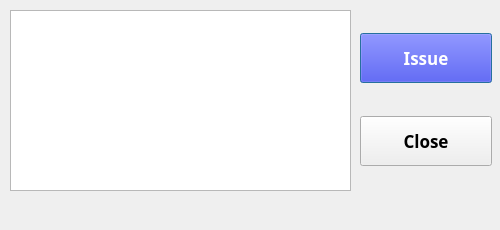
<?xml version="1.0" encoding="UTF-8"?>
<ui version="4.0">
 <class>issuebookdialog</class>
 <widget class="QDialog" name="issuebookdialog">
  <property name="geometry">
   <rect>
    <x>0</x>
    <y>0</y>
    <width>500</width>
    <height>230</height>
   </rect>
  </property>
  <property name="sizePolicy">
   <sizepolicy hsizetype="Fixed" vsizetype="Fixed">
    <horstretch>0</horstretch>
    <verstretch>0</verstretch>
   </sizepolicy>
  </property>
  <property name="minimumSize">
   <size>
    <width>500</width>
    <height>230</height>
   </size>
  </property>
  <property name="maximumSize">
   <size>
    <width>500</width>
    <height>230</height>
   </size>
  </property>
  <property name="font">
   <font>
    <family>Trebuchet MS</family>
    <pointsize>13</pointsize>
    <weight>75</weight>
    <bold>true</bold>
   </font>
  </property>
  <property name="windowTitle">
   <string>Issue Book</string>
  </property>
  <widget class="QListWidget" name="memlist">
   <property name="geometry">
    <rect>
     <x>10</x>
     <y>10</y>
     <width>341</width>
     <height>181</height>
    </rect>
   </property>
   <property name="font">
    <font>
     <family>Trebuchet MS</family>
     <pointsize>13</pointsize>
     <weight>50</weight>
     <bold>false</bold>
    </font>
   </property>
   <property name="editTriggers">
    <set>QAbstractItemView::NoEditTriggers</set>
   </property>
  </widget>
  <widget class="QLabel" name="issuelabel">
   <property name="geometry">
    <rect>
     <x>10</x>
     <y>200</y>
     <width>481</width>
     <height>22</height>
    </rect>
   </property>
   <property name="font">
    <font>
     <family>Trebuchet MS</family>
     <pointsize>13</pointsize>
     <weight>75</weight>
     <bold>true</bold>
    </font>
   </property>
   <property name="styleSheet">
    <string notr="true">color: blue</string>
   </property>
   <property name="text">
    <string/>
   </property>
  </widget>
  <widget class="QWidget" name="layoutWidget">
   <property name="geometry">
    <rect>
     <x>360</x>
     <y>10</y>
     <width>132</width>
     <height>181</height>
    </rect>
   </property>
   <property name="font">
    <font>
     <family>Trebuchet MS</family>
     <pointsize>13</pointsize>
     <weight>75</weight>
     <bold>true</bold>
    </font>
   </property>
   <layout class="QVBoxLayout" name="buttons">
    <property name="spacing">
     <number>10</number>
    </property>
    <item>
     <widget class="QPushButton" name="issuebutton">
      <property name="minimumSize">
       <size>
        <width>130</width>
        <height>50</height>
       </size>
      </property>
      <property name="font">
       <font>
        <family>Trebuchet MS</family>
        <pointsize>13</pointsize>
        <weight>75</weight>
        <bold>true</bold>
       </font>
      </property>
      <property name="styleSheet">
       <string notr="true">background-color : blue;
color: white;</string>
      </property>
      <property name="text">
       <string>Issue</string>
      </property>
     </widget>
    </item>
    <item>
     <widget class="QPushButton" name="closebutton">
      <property name="minimumSize">
       <size>
        <width>130</width>
        <height>50</height>
       </size>
      </property>
      <property name="font">
       <font>
        <family>Trebuchet MS</family>
        <pointsize>13</pointsize>
        <weight>75</weight>
        <bold>true</bold>
       </font>
      </property>
      <property name="styleSheet">
       <string notr="true"/>
      </property>
      <property name="text">
       <string>Close</string>
      </property>
     </widget>
    </item>
   </layout>
  </widget>
 </widget>
 <resources/>
 <connections/>
</ui>
